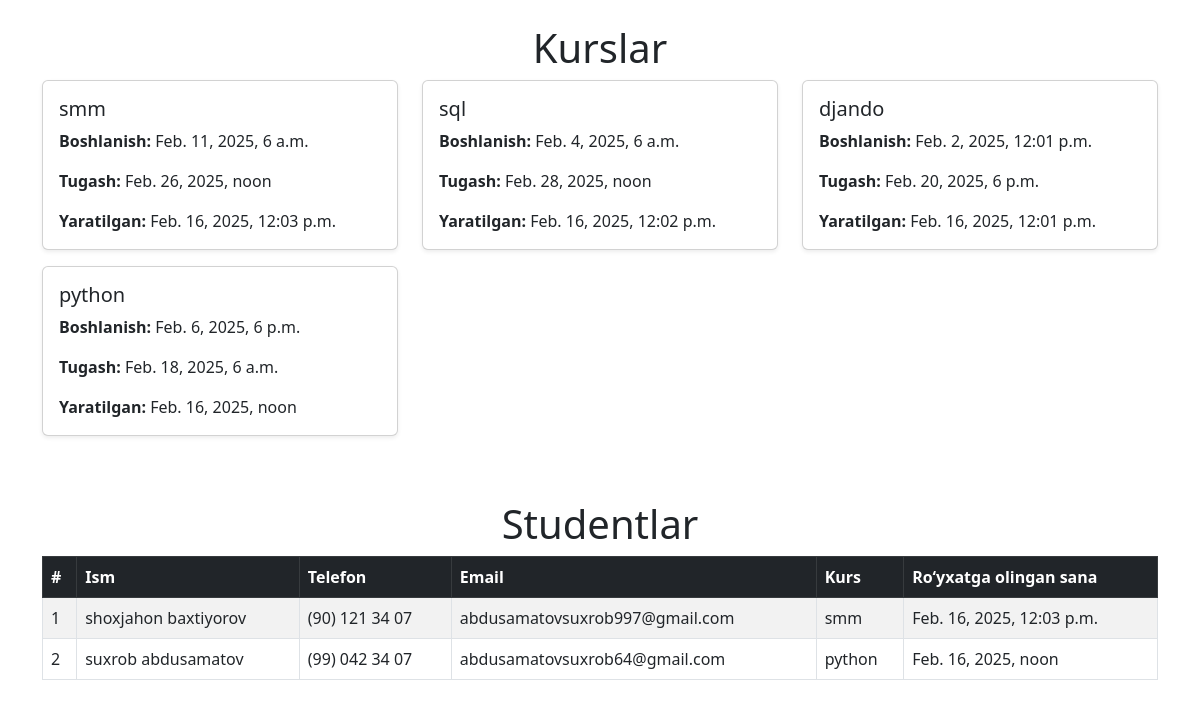
The app's page /app/index/ with its own data.
### configapp/models.py (models this page shows, shortened)
class Kurs(models.Model):
    title = models.CharField(max_length=255)
    boshlanish = models.DateTimeField(null=True, blank=True)
    tugashi = models.DateTimeField(null=True, blank=True)
    created_at = models.DateTimeField(auto_now_add=True)
    updated_at = models.DateTimeField(auto_now=True)
    class Meta:
        verbose_name = "Kurs"
        verbose_name_plural = "Kurslar"
        ordering = ['-created_at']

class Student(models.Model):
    full_name = models.CharField(max_length=50)
    phone = models.CharField(max_length=15, unique=True)
    email = models.EmailField(unique=True)
    created_at = models.DateTimeField(auto_now_add=True)
    updated_at = models.DateTimeField(auto_now=True)
    kurs = models.ForeignKey(Kurs, on_delete=models.CASCADE)
    class Meta:
        verbose_name = "Student"
        verbose_name_plural = "Students"
        ordering = ['-created_at']

### configapp/views.py (the view)
# urls.py: path('index/',index),
def index(request):
    student=Student.objects.all()
    kurs=Kurs.objects.all()
    context= {
        "student": student,
        "kurs": kurs,
        "title": "News Title"
    }
    return render(request,'student/index.html',context=context)

### configapp/templates/student/index.html (shortened to what this page needs)
<!DOCTYPE html>
<html lang="en">
<head>
    <link href="https://cdn.jsdelivr.net/npm/bootstrap@5.3.0/dist/css/bootstrap.min.css" rel="stylesheet">
</head>
<body>
    <div class="container mt-4">
        <h1 class="text-center">Kurslar</h1>
        <div class="row">
            {% for item in kurs %}
            <div class="col-md-4">
                <div class="card mb-3 shadow-sm">
                    <div class="card-body">
                        <h5 class="card-title">{{ item.title }}</h5>
                        <p class="card-text"><strong>Boshlanish:</strong> {{ item.boshlanish }}</p>
                        <p class="card-text"><strong>Tugash:</strong> {{ item.tugashi }}</p>
                        <p class="card-text"><strong>Yaratilgan:</strong> {{ item.created_at }}</p>
                    </div>
                </div>
            </div>
            {% endfor %}
        </div>
        <h1 class="text-center mt-5">Studentlar</h1>
        <div class="table-responsive">
            <table class="table table-striped table-bordered">
                <thead class="table-dark">
                    <tr>
                        <th>#</th>
                        <th>Ism</th>
                        <th>Telefon</th>
                        <th>Email</th>
                        <th>Kurs</th>
                        <th>Ro‘yxatga olingan sana</th>
                    </tr>
                </thead>
                <tbody>
                    {% for item in student %}
                    <tr>
                        <td>{{ forloop.counter }}</td>
                        <td>{{ item.full_name }}</td>
                        <td>{{ item.phone }}</td>
                        <td>{{ item.email }}</td>
                        <td>{{ item.kurs.title }}</td>
                        <td>{{ item.created_at }}</td>
                    </tr>
                    {% endfor %}
                </tbody>
            </table>
        </div>
    </div>
</body>
</html>

### records on screen
Kurs: title "smm", boshlanish "Feb. 11, 2025, 6 a.m.", tugashi "Feb. 26, 2025, noon", created_at "Feb. 16, 2025, 12:03 p.m."
Kurs: title "sql", boshlanish "Feb. 4, 2025, 6 a.m.", tugashi "Feb. 28, 2025, noon", created_at "Feb. 16, 2025, 12:02 p.m."
Kurs: title "djando", boshlanish "Feb. 2, 2025, 12:01 p.m.", tugashi "Feb. 20, 2025, 6 p.m.", created_at "Feb. 16, 2025, 12:01 p.m."
Kurs: title "python", boshlanish "Feb. 6, 2025, 6 p.m.", tugashi "Feb. 18, 2025, 6 a.m.", created_at "Feb. 16, 2025, noon"
Student: full_name "shoxjahon baxtiyorov", phone "(90) 121 34 07", email "abdusamatovsuxrob997@gmail.com", kurs "smm", created_at "Feb. 16, 2025, 12:03 p.m."
Student: full_name "suxrob abdusamatov", phone "(99) 042 34 07", email "abdusamatovsuxrob64@gmail.com", kurs "python", created_at "Feb. 16, 2025, noon"
